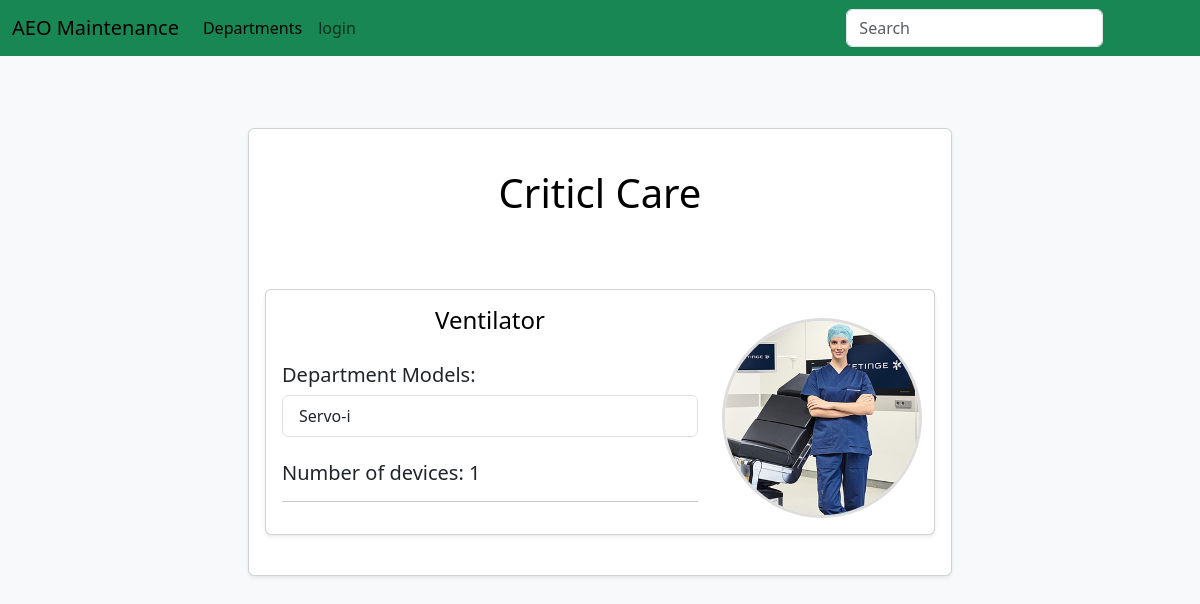
Screenshot of /departments/1/devices/ with the database file from the repository.
### maintenance_system/models.py (models this page shows, shortened)
class Department(db.Model):
	id = db.Column(db.Integer, primary_key=True)
	name = db.Column(db.String(80), unique=True)
	members = db.relationship('User', backref='department', lazy=True)
	devices = db.relationship('Device', backref='department', lazy=True)

class Device(db.Model):
	id = db.Column(db.Integer, primary_key=True)
	name = db.Column(db.String(80), unique=True)
	department_id = db.Column(db.Integer, db.ForeignKey('department.id'))
	models = db.relationship('Model', backref='device', lazy=True)

class Model(db.Model):
	id = db.Column(db.Integer, primary_key=True)
	name = db.Column(db.String(80), unique=True)
	manufacturer = db.Column(db.String(80))
	picture = db.Column(db.String(20), default='device_model.jpg')
	device_id = db.Column(db.Integer, db.ForeignKey('device.id'))
	machines = db.relationship('Machine', backref='model', lazy=True)

### maintenance_system/Main/routes.py (the view)
@main.route('/<path:path>', methods=['GET'])
def catch_all(path):
    return f"Caught route: {path}", 404

### maintenance_system/Devices/forms.py (shortened to what this page needs)
class DeviceForm(FlaskForm):
    name = StringField('Device Name', validators=[DataRequired(), Length(min=2, max=20)])
    submit = SubmitField('Add')

### maintenance_system/Devices/routes.py (called while the page is built)
@devicesbp.route('/departments/<int:department_id>/devices/', methods=['GET'])
def devices(department_id):
    department = Department.query.get_or_404(department_id)
    users = User.query.all()
    form = DeviceForm()
    devices = department.devices
    device_pics = []
    for device in devices:
        for model in device.models:
            device_pics.append(model.picture)
    device_picture = choice(device_pics) if device_pics else 'device_model.jpg'
    return render_template('devices.html', department=department, devices=devices, form=form, users=users, device_picture=device_picture)

### maintenance_system/Templates/devices.html (shortened to what this page needs)
{% extends "layout.html"%}
{% block content %}
<div class="row justify-content-center">
	<div class="col-lg-8 mt-4 mb-4">
		<div class="card p-3 shadow-sm">
			<div class="row">
				<div class="col-md-8 col-lg-12 mt-4 mb-4">
					<a href="{{ url_for('departmentsbp.department', id = department.id) }}" class="anchor-custom">
						<h1 class="text-center mb-4">{{ department.name }}</h1>
					</a>
				</div>
				{% for device in devices %}
				<div class="col-md-8 col-lg-12 mt-4 mb-4">
					<div class="card p-3 shadow-sm">
						<div class="row align-items-center">
							<div class="col-lg-8 col-12">
								<a href="{{ url_for('modelsbp.models', device_id = device.id)}}" class="anchor-custom">
									<h4 class="mb-1 text-center">{{ device.name }}</h4>
								</a>
								<br>
								<h5>Department Models: </h5>
								{% if device.models%}
								<div class="list-group">
									{% for model in device.models%}
									<a href="{{ url_for('machinesbp.machines', model_id = model.id)}}"
										class="list-group-item list-group-item-action">{{
										model.name }}</a>
									{% endfor%}
								</div>
								<br>
								<h5>Number of devices: {{ device.models|length }}</h5>
								{% else %}
								<p>There is no models</p>
								{% endif%}
								<hr>
							</div>
							<div class="col-lg-4 text-center mt-1">
								<img src="{{ url_for('static', filename='images/'+device_picture) }}" alt="User Photo"
									class="rounded-photo mt-2">
							</div>
						</div>
					</div>
				</div>
				{% endfor %}
			</div>
		</div>
	</div>
	{% endblock%}

### maintenance_system/static/css/style.css (style rules this page uses)
body { background-color: #f8f9fa; }
.rounded-photo { width: 200px; height: 200px; object-fit: cover; border-radius: 50%; border: 3px solid #ddd; }
.anchor-custom { text-decoration: none; color: black; cursor: pointer; transition: color 0.3s ease; }

### rows the page displays
Department: name "Criticl Care"
Device: name "Ventilator", models|length "1", picture (picture)
Model: name "Servo-i"
